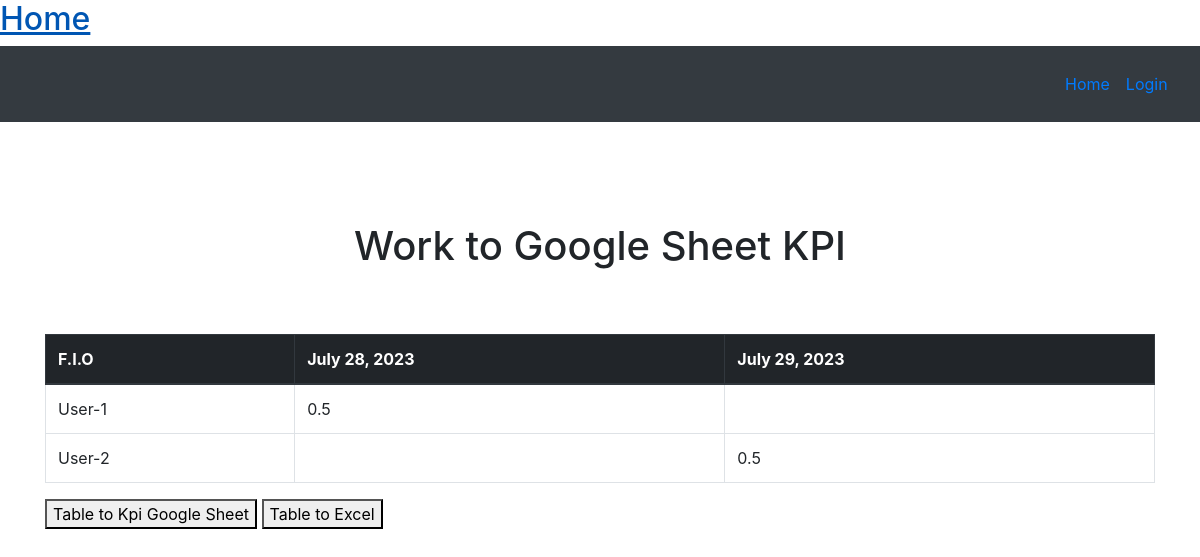
/all_works/, run on the app's committed database.
### main/models.py (models this page shows, shortened)
class WorkModel(models.Model):
    WORK_CHOICES = (
        ("0.5", "0.5"), ("-1", "-1")
    )
    deadline = models.DateField(null=True)
    score = models.CharField(max_length=100, choices=WORK_CHOICES)
    description = models.TextField(max_length=200, null=True, blank=True)
    kpi = models.ForeignKey("KpiModel", on_delete=models.CASCADE, related_name="work_items")
    created_at = models.DateTimeField(auto_now=True)
    objects = WorkManager()

class KpiModel(models.Model):
    name = models.CharField(max_length=255)
    general = models.DecimalField(max_digits=10, decimal_places=2, null=True, blank=True, default=50)
    league = models.CharField(max_length=255, null=True, blank=True)
    koef = models.DecimalField(max_digits=10, decimal_places=2, null=True, blank=True)
    book_comment = models.URLField(max_length=255, null=True)
    upwork = models.URLField(max_length=200, blank=True)
    created_at = models.DateTimeField(auto_now=True)
    class Meta:
        ordering = ['name', 'general', 'league', 'koef', 'book_comment', 'upwork']

### main/views.py (the view)
# urls.py: path("all_works/", views.all_works, name='all_works'),
def all_works(request):
    kpis = KpiModel.objects.all()
    deadlines = list(sorted(set([j.deadline for i in kpis for j in i.work_items.all()])))
    scores = [['' for j in range(len(deadlines)+1)] for i in kpis]
    for i,x in enumerate(kpis):
        scores[i][0] = x.name
        for j,y in enumerate(x.work_items.all()):
            scores[i][deadlines.index(y.deadline)+1] = y.score
    return render(request, 'all_works.html', {"deadlines" : deadlines, "scores": scores})

### main/templates/all_works.html (shortened to what this page needs)
{% load static %}
<!DOCTYPE html>
<html lang="en">
<head>
    <link rel="stylesheet" href="{% static 'css/work.css' %}">
    <link rel="stylesheet" href="https://maxcdn.bootstrapcdn.com/bootstrap/4.0.0/css/bootstrap.min.css">
    {% load static %}
</head>
<body>
    <h2>
        <a href="{% url 'index' %}"> Home </a>
    </h2>
    {% include 'navbar.html' %}
    {% load static %}
    <div class="container">
        <h1 class="headerone">Work to Google Sheet KPI</h1>
          <br>
          <br>
            <table class="table table-bordered">
                <thead class="thead-dark">
                    <tr>
                        <th>F.I.O</th>
                        {% for i in deadlines %}
                            <th>
                                {{i}}
                            </th>
                        {% endfor %}
                    </tr>
                </thead>
                <tbody>
                    {% for i in scores %}
                        <tr>
                            {% for j in i %}
                                <td>
                                    {{j}}
                                </td>
                            {% endfor %}
                        </tr>
                    {% endfor %}
                </tbody>
            </table>
        <a href="https://docs.google.com/spreadsheets/d/13aPcjyMXeHoDP3VeYuTcN4DlKeJEvOr_2t3qR4TV_3w/edit#gid=1208225701">
            <button>Table to Kpi Google Sheet</button>
        </a>
        <button onclick="tableToGoogleSheet()">
            Table to Excel
        </button>
    </div>
</body>
</html>

### main/templates/navbar.html (shortened to what this page needs)
{% block content %}
<nav class="navbar navbar-expand-lg navber-dark bg-dark">
    <div class="container-fluid">
        <div class="collapse navbar-collapse" id="navbarSupportedContent">
            <ul class="navbar-nav me-auto mb-2 mb-lg-0" style="padding: 10px;">
                <li class="nav-item" >
                    <a class="nav-link" href="{% url 'index' %}">Home</a>
                </li>
                {% if user.is_authenticated %}
                    <li class="nav-item" >
                        <a class="nav-link" href="{% url 'logout' %}">Logout</a>
                    </li>
                {% else %}
                    <li class="nav-item" >
                        <a class="nav-link" href="{% url 'login' %}">Login</a>
                    </li>
                {% endif %}
            </ul>
        </div>
    </div>
</nav>
{% endblock %}

### static/css/work.css (style rules this page uses)
*,*:after,*:before { -webkit-box-sizing: border-box; -moz-box-sizing: border-box; -ms-box-sizing: border-box; box-sizing: border-box; }
.headerone { padding-top: 100px; text-align: center; }

### main/templates/navbar.html (style rules this page uses)
.nav-item { padding-left: 10px auto fixed; list-style: none; padding: 0; margin: 0; position: relative; left: 1000px; }

### data on the page
WorkModel: deadlines "July 28, 2023", i "0.5"
WorkModel: deadlines "July 29, 2023", i "0.5"
KpiModel: i "User-1"
KpiModel: i "User-2"
